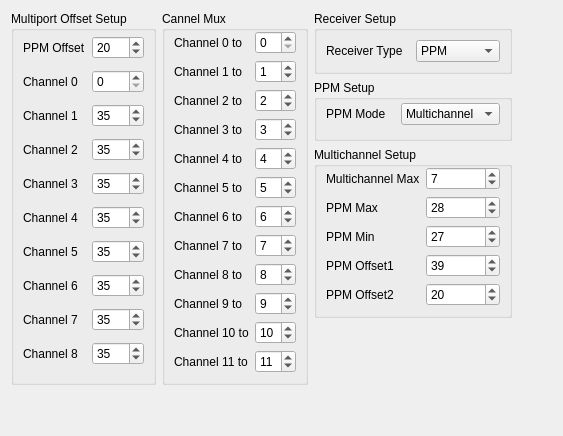
   <widget class="QWidget" name="RCSetup">
    <attribute name="title">
     <string>RC Setup</string>
    </attribute>
    <layout class="QGridLayout" name="gridLayout_46">
     <item row="0" column="1" rowspan="4" colspan="2">
      <widget class="QGroupBox" name="channelMux">
       <property name="title">
        <string>Cannel Mux</string>
       </property>
       <property name="flat">
        <bool>false</bool>
       </property>
       <property name="checkable">
        <bool>false</bool>
       </property>
       <layout class="QGridLayout" name="gridLayout_28">
        <property name="topMargin">
         <number>0</number>
        </property>
        <item row="0" column="0">
         <widget class="QLabel" name="label_13">
          <property name="text">
           <string>Channel 0 to</string>
          </property>
         </widget>
        </item>
        <item row="0" column="1">
         <widget class="QSpinBox" name="chanMux1">
          <property name="minimum">
           <number>0</number>
          </property>
          <property name="maximum">
           <number>12</number>
          </property>
          <property name="value">
           <number>0</number>
          </property>
         </widget>
        </item>
        <item row="1" column="0">
         <widget class="QLabel" name="label_16">
          <property name="text">
           <string>Channel 1 to</string>
          </property>
         </widget>
        </item>
        <item row="1" column="1">
         <widget class="QSpinBox" name="chanMux2">
          <property name="minimum">
           <number>0</number>
          </property>
          <property name="maximum">
           <number>12</number>
          </property>
          <property name="value">
           <number>1</number>
          </property>
         </widget>
        </item>
        <item row="2" column="0">
         <widget class="QLabel" name="label_14">
          <property name="text">
           <string>Channel 2 to</string>
          </property>
         </widget>
        </item>
        <item row="2" column="1">
         <widget class="QSpinBox" name="chanMux3">
          <property name="minimum">
           <number>0</number>
          </property>
          <property name="maximum">
           <number>12</number>
          </property>
          <property name="value">
           <number>2</number>
          </property>
         </widget>
        </item>
        <item row="3" column="0">
         <widget class="QLabel" name="label_15">
          <property name="text">
           <string>Channel 3 to</string>
          </property>
         </widget>
        </item>
        <item row="3" column="1">
         <widget class="QSpinBox" name="chanMux4">
          <property name="minimum">
           <number>0</number>
          </property>
          <property name="maximum">
           <number>12</number>
          </property>
          <property name="value">
           <number>3</number>
          </property>
         </widget>
        </item>
        <item row="4" column="0">
         <widget class="QLabel" name="label_23">
          <property name="text">
           <string>Channel 4 to</string>
          </property>
         </widget>
        </item>
        <item row="4" column="1">
         <widget class="QSpinBox" name="chanMux5">
          <property name="minimum">
           <number>0</number>
          </property>
          <property name="maximum">
           <number>12</number>
          </property>
          <property name="value">
           <number>4</number>
          </property>
         </widget>
        </item>
        <item row="5" column="0">
         <widget class="QLabel" name="label_21">
          <property name="text">
           <string>Channel 5 to</string>
          </property>
         </widget>
        </item>
        <item row="5" column="1">
         <widget class="QSpinBox" name="chanMux6">
          <property name="minimum">
           <number>0</number>
          </property>
          <property name="maximum">
           <number>12</number>
          </property>
          <property name="value">
           <number>5</number>
          </property>
         </widget>
        </item>
        <item row="6" column="0">
         <widget class="QLabel" name="label_19">
          <property name="text">
           <string>Channel 6 to</string>
          </property>
         </widget>
        </item>
        <item row="6" column="1">
         <widget class="QSpinBox" name="chanMux7">
          <property name="minimum">
           <number>0</number>
          </property>
          <property name="maximum">
           <number>12</number>
          </property>
          <property name="value">
           <number>6</number>
          </property>
         </widget>
        </item>
        <item row="7" column="0">
         <widget class="QLabel" name="label_22">
          <property name="text">
           <string>Channel 7 to</string>
          </property>
         </widget>
        </item>
        <item row="7" column="1">
         <widget class="QSpinBox" name="chanMux8">
          <property name="minimum">
           <number>0</number>
          </property>
          <property name="maximum">
           <number>12</number>
          </property>
          <property name="value">
           <number>7</number>
          </property>
         </widget>
        </item>
        <item row="8" column="0">
         <widget class="QLabel" name="label_27">
          <property name="text">
           <string>Channel 8 to</string>
          </property>
         </widget>
        </item>
        <item row="8" column="1">
         <widget class="QSpinBox" name="chanMux9">
          <property name="minimum">
           <number>0</number>
          </property>
          <property name="maximum">
           <number>12</number>
          </property>
          <property name="value">
           <number>8</number>
          </property>
         </widget>
        </item>
        <item row="9" column="0">
         <widget class="QLabel" name="label_25">
          <property name="text">
           <string>Channel 9 to</string>
          </property>
         </widget>
        </item>
        <item row="9" column="1">
         <widget class="QSpinBox" name="chanMux10">
          <property name="minimum">
           <number>0</number>
          </property>
          <property name="maximum">
           <number>12</number>
          </property>
          <property name="value">
           <number>9</number>
          </property>
         </widget>
        </item>
        <item row="10" column="0">
         <widget class="QLabel" name="label_24">
          <property name="text">
           <string>Channel 10 to</string>
          </property>
         </widget>
        </item>
        <item row="10" column="1">
         <widget class="QSpinBox" name="chanMux11">
          <property name="minimum">
           <number>0</number>
          </property>
          <property name="maximum">
           <number>12</number>
          </property>
          <property name="value">
           <number>10</number>
          </property>
         </widget>
        </item>
        <item row="11" column="0">
         <widget class="QLabel" name="label_26">
          <property name="text">
           <string>Channel 11 to</string>
          </property>
         </widget>
        </item>
        <item row="11" column="1">
         <widget class="QSpinBox" name="chanMux12">
          <property name="minimum">
           <number>0</number>
          </property>
          <property name="maximum">
           <number>12</number>
          </property>
          <property name="value">
           <number>11</number>
          </property>
         </widget>
        </item>
       </layout>
      </widget>
     </item>
     <item row="1" column="3">
      <widget class="QGroupBox" name="PPMSetup">
       <property name="minimumSize">
        <size>
         <width>198</width>
         <height>0</height>
        </size>
       </property>
       <property name="title">
        <string>PPM Setup</string>
       </property>
       <layout class="QGridLayout" name="gridLayout_30">
        <property name="topMargin">
         <number>0</number>
        </property>
        <item row="0" column="0">
         <widget class="QLabel" name="label_40">
          <property name="text">
           <string>PPM Mode</string>
          </property>
         </widget>
        </item>
        <item row="0" column="1">
         <widget class="QComboBox" name="PPMMode">
          <property name="toolTip">
           <string>&lt;!DOCTYPE HTML PUBLIC &quot;-//W3C//DTD HTML 4.0//EN&quot; &quot;http://www.w3.org/TR/REC-html40/strict.dtd&quot;&gt;
&lt;html&gt;&lt;head&gt;&lt;meta name=&quot;qrichtext&quot; content=&quot;1&quot; /&gt;&lt;style type=&quot;text/css&quot;&gt;
p, li { white-space: pre-wrap; }
&lt;/style&gt;&lt;/head&gt;&lt;body style=&quot; font-family:'MS Shell Dlg 2'; font-size:8.25pt; font-weight:400; font-style:normal;&quot;&gt;
&lt;p style=&quot; margin-top:0px; margin-bottom:0px; margin-left:0px; margin-right:0px; -qt-block-indent:0; text-indent:0px;&quot;&gt;&lt;span style=&quot; font-size:8pt;&quot;&gt;Select if you have a multichannel receiver or a receiver with a pin for each PPM port.&lt;/span&gt;&lt;/p&gt;
&lt;p style=&quot; margin-top:0px; margin-bottom:0px; margin-left:0px; margin-right:0px; -qt-block-indent:0; text-indent:0px;&quot;&gt;&lt;span style=&quot; font-size:8pt;&quot;&gt;With multichannel you recive the whole PPM signal with a single pin. Otherwise you have to connect as many pins as you use channels.&lt;/span&gt;&lt;/p&gt;
&lt;p style=&quot; margin-top:0px; margin-bottom:0px; margin-left:0px; margin-right:0px; -qt-block-indent:0; text-indent:0px;&quot;&gt;&lt;span style=&quot; font-size:8pt;&quot;&gt;Up to 9 Channels are possible. 10 with some tweaks.&lt;/span&gt;&lt;/p&gt;&lt;/body&gt;&lt;/html&gt;</string>
          </property>
          <item>
           <property name="text">
            <string>Multichannel</string>
           </property>
          </item>
          <item>
           <property name="text">
            <string>Multi Port</string>
           </property>
          </item>
         </widget>
        </item>
       </layout>
      </widget>
     </item>
     <item row="2" column="3">
      <widget class="QGroupBox" name="MultichannelSetup">
       <property name="title">
        <string>Multichannel Setup</string>
       </property>
       <layout class="QGridLayout" name="gridLayout_31">
        <property name="topMargin">
         <number>0</number>
        </property>
        <item row="6" column="0">
         <widget class="QLabel" name="label_45">
          <property name="text">
           <string>PPM Offset1</string>
          </property>
         </widget>
        </item>
        <item row="6" column="1">
         <widget class="QSpinBox" name="PPMOffset1">
          <property name="maximum">
           <number>250</number>
          </property>
          <property name="value">
           <number>39</number>
          </property>
         </widget>
        </item>
        <item row="7" column="0">
         <widget class="QLabel" name="label_44">
          <property name="text">
           <string>PPM Offset2</string>
          </property>
         </widget>
        </item>
        <item row="7" column="1">
         <widget class="QSpinBox" name="PPMOffset2">
          <property name="maximum">
           <number>250</number>
          </property>
          <property name="value">
           <number>20</number>
          </property>
         </widget>
        </item>
        <item row="2" column="0">
         <widget class="QLabel" name="label_43">
          <property name="text">
           <string>PPM Min</string>
          </property>
         </widget>
        </item>
        <item row="1" column="0">
         <widget class="QLabel" name="label_41">
          <property name="text">
           <string>PPM Max</string>
          </property>
         </widget>
        </item>
        <item row="1" column="1">
         <widget class="QSpinBox" name="PPMMax">
          <property name="maximum">
           <number>250</number>
          </property>
          <property name="value">
           <number>28</number>
          </property>
         </widget>
        </item>
        <item row="2" column="1">
         <widget class="QSpinBox" name="PPMMin">
          <property name="maximumSize">
           <size>
            <width>16777215</width>
            <height>16777215</height>
           </size>
          </property>
          <property name="maximum">
           <number>250</number>
          </property>
          <property name="value">
           <number>27</number>
          </property>
         </widget>
        </item>
        <item row="0" column="0">
         <widget class="QLabel" name="label_42">
          <property name="text">
           <string>Multichannel Max</string>
          </property>
         </widget>
        </item>
        <item row="0" column="1">
         <widget class="QSpinBox" name="multiChannelMax">
          <property name="maximum">
           <number>12</number>
          </property>
          <property name="value">
           <number>7</number>
          </property>
         </widget>
        </item>
       </layout>
      </widget>
     </item>
     <item row="2" column="4">
      <spacer name="horizontalSpacer_11">
       <property name="orientation">
        <enum>Qt::Horizontal</enum>
       </property>
       <property name="sizeHint" stdset="0">
        <size>
         <width>40</width>
         <height>20</height>
        </size>
       </property>
      </spacer>
     </item>
     <item row="4" column="1">
      <spacer name="verticalSpacer_32">
       <property name="orientation">
        <enum>Qt::Vertical</enum>
       </property>
       <property name="sizeHint" stdset="0">
        <size>
         <width>20</width>
         <height>40</height>
        </size>
       </property>
      </spacer>
     </item>
     <item row="0" column="0" rowspan="4">
      <widget class="QGroupBox" name="RCOffsetSetup">
       <property name="title">
        <string>Multiport Offset Setup</string>
       </property>
       <layout class="QGridLayout" name="gridLayout_29">
        <property name="topMargin">
         <number>0</number>
        </property>
        <item row="1" column="0">
         <widget class="QLabel" name="label_28">
          <property name="text">
           <string>Channel 0</string>
          </property>
         </widget>
        </item>
        <item row="1" column="1">
         <widget class="QSpinBox" name="chanOff1"/>
        </item>
        <item row="2" column="0">
         <widget class="QLabel" name="label_31">
          <property name="text">
           <string>Channel 1</string>
          </property>
         </widget>
        </item>
        <item row="2" column="1">
         <widget class="QSpinBox" name="chanOff2">
          <property name="maximum">
           <number>255</number>
          </property>
          <property name="value">
           <number>35</number>
          </property>
         </widget>
        </item>
        <item row="3" column="0">
         <widget class="QLabel" name="label_29">
          <property name="text">
           <string>Channel 2</string>
          </property>
         </widget>
        </item>
        <item row="3" column="1">
         <widget class="QSpinBox" name="chanOff3">
          <property name="maximum">
           <number>255</number>
          </property>
          <property name="value">
           <number>35</number>
          </property>
         </widget>
        </item>
        <item row="4" column="0">
         <widget class="QLabel" name="label_30">
          <property name="text">
           <string>Channel 3</string>
          </property>
         </widget>
        </item>
        <item row="4" column="1">
         <widget class="QSpinBox" name="chanOff4">
          <property name="maximum">
           <number>255</number>
          </property>
          <property name="value">
           <number>35</number>
          </property>
         </widget>
        </item>
        <item row="5" column="0">
         <widget class="QLabel" name="label_35">
          <property name="text">
           <string>Channel 4</string>
          </property>
         </widget>
        </item>
        <item row="5" column="1">
         <widget class="QSpinBox" name="chanOff5">
          <property name="maximum">
           <number>255</number>
          </property>
          <property name="value">
           <number>35</number>
          </property>
         </widget>
        </item>
        <item row="6" column="0">
         <widget class="QLabel" name="label_33">
          <property name="text">
           <string>Channel 5</string>
          </property>
         </widget>
        </item>
        <item row="6" column="1">
         <widget class="QSpinBox" name="chanOff6">
          <property name="maximum">
           <number>255</number>
          </property>
          <property name="value">
           <number>35</number>
          </property>
         </widget>
        </item>
        <item row="7" column="0">
         <widget class="QLabel" name="label_32">
          <property name="text">
           <string>Channel 6</string>
          </property>
         </widget>
        </item>
        <item row="7" column="1">
         <widget class="QSpinBox" name="chanOff7">
          <property name="maximum">
           <number>255</number>
          </property>
          <property name="value">
           <number>35</number>
          </property>
         </widget>
        </item>
        <item row="8" column="0">
         <widget class="QLabel" name="label_34">
          <property name="text">
           <string>Channel 7</string>
          </property>
         </widget>
        </item>
        <item row="8" column="1">
         <widget class="QSpinBox" name="chanOff8">
          <property name="maximum">
           <number>255</number>
          </property>
          <property name="value">
           <number>35</number>
          </property>
         </widget>
        </item>
        <item row="9" column="0">
         <widget class="QLabel" name="label_39">
          <property name="text">
           <string>Channel 8</string>
          </property>
         </widget>
        </item>
        <item row="9" column="1">
         <widget class="QSpinBox" name="chanOff9">
          <property name="maximum">
           <number>255</number>
          </property>
          <property name="value">
           <number>35</number>
          </property>
         </widget>
        </item>
        <item row="0" column="0">
         <widget class="QLabel" name="label_63">
          <property name="text">
           <string>PPM Offset</string>
          </property>
         </widget>
        </item>
        <item row="0" column="1">
         <widget class="QSpinBox" name="PPMOffset">
          <property name="maximum">
           <number>250</number>
          </property>
          <property name="value">
           <number>20</number>
          </property>
         </widget>
        </item>
       </layout>
      </widget>
     </item>
     <item row="0" column="3">
      <widget class="QGroupBox" name="ReceiverTypeBox">
       <property name="title">
        <string>Receiver Setup</string>
       </property>
       <layout class="QGridLayout" name="gridLayout_4">
        <item row="1" column="0">
         <widget class="QLabel" name="label_153">
          <property name="text">
           <string>Receiver Type</string>
          </property>
         </widget>
        </item>
        <item row="1" column="1">
         <widget class="QComboBox" name="ReceiverType">
          <item>
           <property name="text">
            <string>PPM</string>
           </property>
          </item>
          <item>
           <property name="text">
            <string>Spektrum</string>
           </property>
          </item>
         </widget>
        </item>
       </layout>
      </widget>
     </item>
    </layout>
   </widget>
